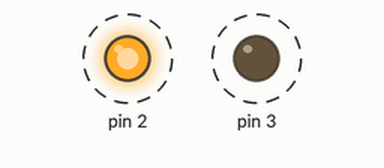
This sketch was run on a simulated Arduino Uno, built with avr-gcc and run on an emulated ATmega328P. Parts: output pins drawn as LEDs (lit = HIGH). Dashed ring = blinking.

Above: at 0.5 s.
Timing chart, 0 to 3.0 s (numbered marks = the images above):
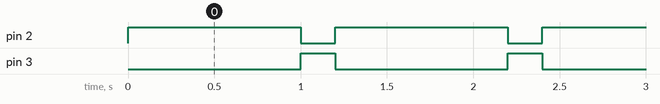

Measured:
- by itself, pin 2: alternates HIGH for 1.0 s and LOW for 0.20 s
- by itself, pin 3: alternates HIGH for 0.20 s and LOW for 1.0 s

The sketch:

Blink1.2.ino
```cpp
// Answer may not look exactly like example
void setup(){
    pinMode(2, OUTPUT);
    pinMode(3, OUTPUT);
}

void loop(){ // loop runs over and over
    digitalWrite(2, HIGH);
    digitalWrite(3, LOW);
    delay(1000);
    digitalWrite(2, LOW);
    digitalWrite(3, HIGH);
    delay(200);    // alternated times for high and low
}
```
